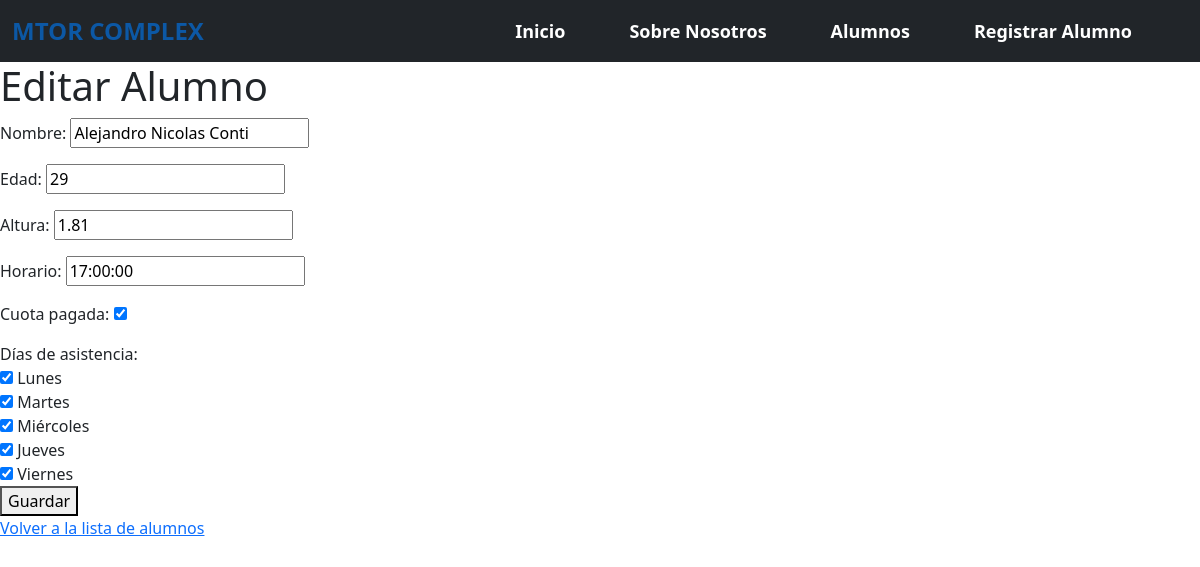
Page /gimnasio/alumnos/9/editar/ on the committed database.
### gimnasio/models.py (models this page shows, shortened)
class Alumno(models.Model):
    nombre = models.CharField(max_length=100)
    edad = models.PositiveIntegerField()
    altura = models.DecimalField(max_digits=5, decimal_places=2)
    dias_asistencia = models.ManyToManyField(DiaAsistencia)
    horario = models.TimeField()
    cuota_pagada = models.BooleanField(default=False)

class DiaAsistencia(models.Model):
    dia = models.CharField(
        max_length=20,
        choices=[
            ("Lunes", "Lunes"),
            ("Martes", "Martes"),
            ("Miércoles", "Miércoles"),
            ("Jueves", "Jueves"),
            ("Viernes", "Viernes"),
            ("Sábado", "Sábado"),
            ("Domingo", "Domingo"),
        ],
    )

### gimnasio/views.py (the view, shortened to what this page needs)
# urls.py: path("alumnos/<int:pk>/editar/", AlumnoUpdateView.as_view(), name="alumno-edit"),
class AlumnoUpdateView(UpdateView):
    model = Alumno
    fields = ["nombre", "edad", "altura", "horario", "cuota_pagada"]
    template_name = "gimnasio/alumno_form.html"
    success_url = reverse_lazy("gimnasio:alumno-list")
    def get_context_data(self, **kwargs):
        context = super().get_context_data(**kwargs)
        context["dias"] = DiaAsistencia.objects.all()
        return context

### gimnasio/templates/gimnasio/alumno_form.html (shortened to what this page needs)
{% extends 'gimnasio/base.html' %}
{% block contenido %}
    <h1>{% if alumno %}Editar Alumno{% else %}Nuevo Alumno{% endif %}</h1>
    <form method="POST">
        {{ form.as_p }}
        <label for="dias_asistencia">Días de asistencia:</label><br>
        {% for dia in dias %}
            <input type="checkbox" id="dias_asistencia" name="dias_asistencia" value="{{ dia.id }}"
                {% if dia in alumno.dias_asistencia.all %}checked{% endif %}>
            <label for="{{ dia.id }}">{{ dia.dia }}</label><br>
        {% empty %}
            <p>No hay días de asistencia disponibles.</p>
        {% endfor %}
        <button type="submit">Guardar</button>
    </form>
    <p><a href="{% url 'gimnasio:alumno-list' %}">Volver a la lista de alumnos</a></p>
{% endblock contenido %}

### rows in the picture
Alumno: nombre "Alejandro Nicolas Conti", edad "29", altura "1.81", horario "17:00:00", cuota_pagada "☑"
DiaAsistencia: dias_asistencia "☑", dia "Lunes"
DiaAsistencia: dias_asistencia "☑", dia "Martes"
DiaAsistencia: dias_asistencia "☑", dia "Miércoles"
DiaAsistencia: dias_asistencia "☑", dia "Jueves"
DiaAsistencia: dias_asistencia "☑", dia "Viernes"
